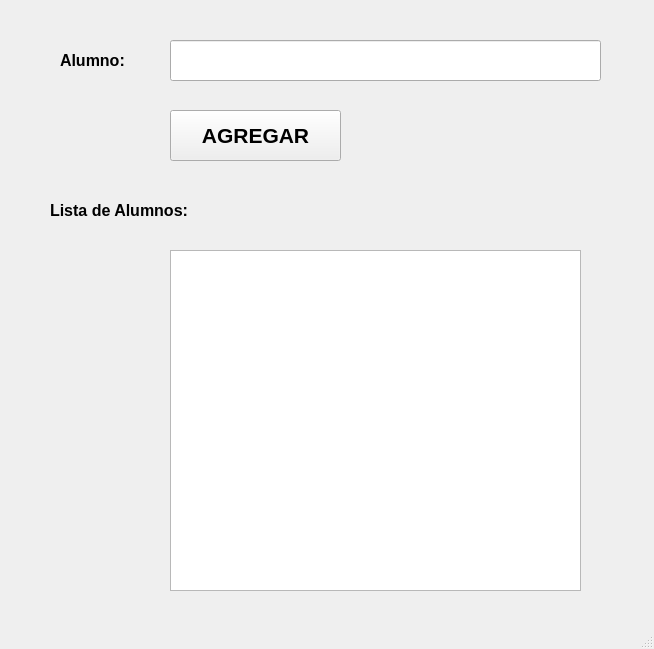
<?xml version="1.0" encoding="UTF-8"?>
<ui version="4.0">
 <class>MainWindow</class>
 <widget class="QMainWindow" name="MainWindow">
  <property name="geometry">
   <rect>
    <x>0</x>
    <y>0</y>
    <width>654</width>
    <height>649</height>
   </rect>
  </property>
  <property name="windowTitle">
   <string>MainWindow</string>
  </property>
  <widget class="QWidget" name="centralwidget">
   <widget class="QPushButton" name="btn_agregar">
    <property name="geometry">
     <rect>
      <x>170</x>
      <y>110</y>
      <width>171</width>
      <height>51</height>
     </rect>
    </property>
    <property name="font">
     <font>
      <pointsize>16</pointsize>
      <weight>75</weight>
      <bold>true</bold>
     </font>
    </property>
    <property name="text">
     <string>AGREGAR</string>
    </property>
   </widget>
   <widget class="QLabel" name="label">
    <property name="geometry">
     <rect>
      <x>60</x>
      <y>40</y>
      <width>131</width>
      <height>41</height>
     </rect>
    </property>
    <property name="font">
     <font>
      <pointsize>12</pointsize>
      <weight>75</weight>
      <bold>true</bold>
     </font>
    </property>
    <property name="text">
     <string>Alumno:</string>
    </property>
   </widget>
   <widget class="QLineEdit" name="txt_alumno">
    <property name="geometry">
     <rect>
      <x>170</x>
      <y>40</y>
      <width>431</width>
      <height>41</height>
     </rect>
    </property>
   </widget>
   <widget class="QLabel" name="label_3">
    <property name="geometry">
     <rect>
      <x>50</x>
      <y>190</y>
      <width>241</width>
      <height>41</height>
     </rect>
    </property>
    <property name="font">
     <font>
      <pointsize>12</pointsize>
      <weight>75</weight>
      <bold>true</bold>
     </font>
    </property>
    <property name="text">
     <string>Lista de Alumnos:</string>
    </property>
   </widget>
   <widget class="QListWidget" name="listWidget">
    <property name="geometry">
     <rect>
      <x>170</x>
      <y>250</y>
      <width>411</width>
      <height>341</height>
     </rect>
    </property>
   </widget>
  </widget>
  <widget class="QMenuBar" name="menubar">
   <property name="geometry">
    <rect>
     <x>0</x>
     <y>0</y>
     <width>654</width>
     <height>26</height>
    </rect>
   </property>
  </widget>
  <widget class="QStatusBar" name="statusbar"/>
 </widget>
 <resources/>
 <connections/>
</ui>
